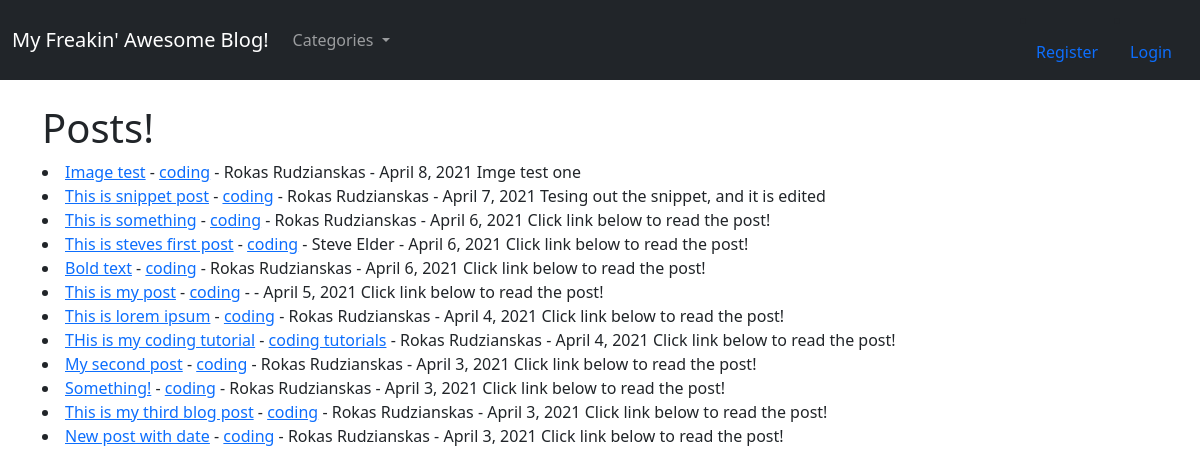
The app's page /, older data.
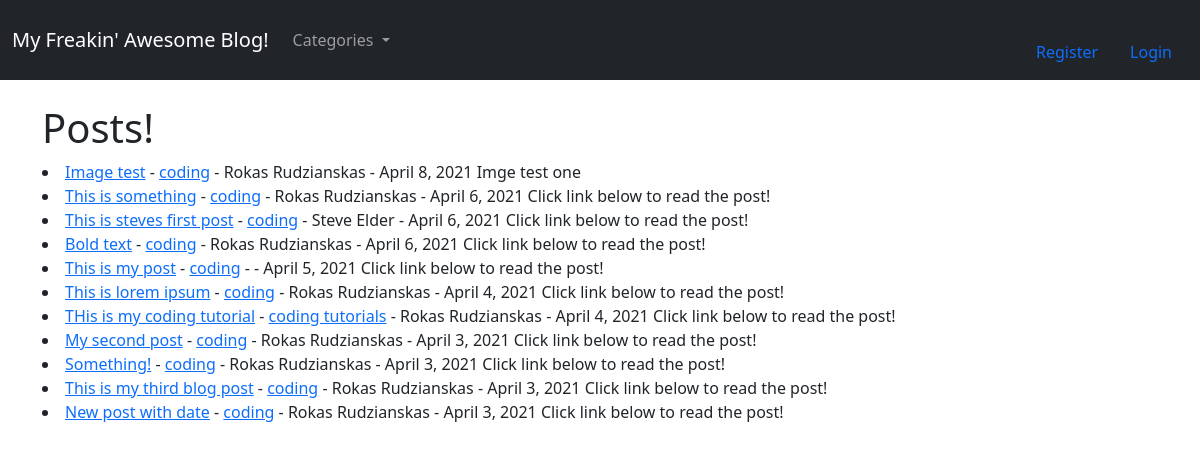
The same page, newer data.
### theblog/models.py (models this page shows, shortened)
class Post(models.Model):
    title = models.CharField(max_length=255)
    header_image = models.ImageField(null=True, blank=True, upload_to="images/")
    title_tag = models.CharField(max_length=255)
    author = models.ForeignKey(User, on_delete=models.CASCADE)
    body = RichTextField(blank=True, null=True)
    post_date = models.DateField(auto_now_add=True)
    category = models.CharField(max_length=255, default='coding')
    snippet = models.CharField(max_length=255)
    likes = models.ManyToManyField(User, related_name='blog_posts')

### theblog/views.py (the view)
# urls.py: path('', HomeView.as_view(), name="home"),
class HomeView(ListView):
    model = Post
    template_name = 'home.html'
    ordering = ['-post_date']
    def get_context_data(self, *args, **kwargs):
        cat_menu = Category.objects.all()
        context = super(HomeView, self).get_context_data(*args, **kwargs)
        context["cat_menu"] = cat_menu
        return context

### theblog/models.py (called while the page is built)
    def __str__(self):
        return self.name

### theblog/templates/home.html (shortened to what this page needs)
{% extends 'base.html' %}
    {% block content %}
<h1>Posts!</h1>
    {% for post in object_list %}
   <li><a href="{% url 'article-detail' post.pk%}" >{{post.title}}</a> - <a href="{% url 'category' post.category|slugify %}">{{ post.category }}</a>
       - {{post.author.first_name}}
          {{post.author.last_name}} - {{ post.post_date }}
                {{ post.snippet }}
   </li>
{% endfor %}
    {% endblock %}

### theblog/templates/base.html (shortened to what this page needs)
<!doctype html>
<html lang="en">
  <head>
    <link href="https://cdn.jsdelivr.net/npm/bootstrap@5.0.0-beta3/dist/css/bootstrap.min.css" rel="stylesheet">
  </head>
  <body>
  <nav class="navbar navbar-expand-lg navbar-dark bg-dark">
  <div class="container-fluid">
    <a class="navbar-brand" href="{% url 'home' %}">My Freakin' Awesome Blog!</a>
    <div class="collapse navbar-collapse" id="navbarSupportedContent">
      <ul class="navbar-nav me-auto mb-2 mb-lg-0">
          {% if cat_menu %}
         <li class="nav-item dropdown">
          <a class="nav-link dropdown-toggle" href="#" id="navbarDropdown" role="button" data-bs-toggle="dropdown" aria-expanded="false">
            Categories
          </a>
        </li>
          {% else %}
              <li class="nav-item">
                <a class="nav-link" href="{% url 'category_list' %}">Categories</a>
              </li>
          {% endif %}
              </ul>
{% if user.is_authenticated %}
             <li class="nav-item">
              <a class="nav-link" href="{% url 'logout' %}">Log Out</a>
             </li>
        {% else %}
          <li class="nav-item">
            <a class="nav-link" href="{% url 'register' %}">Register</a>
          </li>
          <li class="nav-item">
            <a class="nav-link" href="{% url 'login' %}">Login</a>
          </li>
        {% endif %}
    </div>
  </div>
</nav>
  <div class="container">
        <br>
    {% block content %}
    {% endblock %}
      </div>
  </body>
</html>

Row changes from the older to the newer data that the page shows:
removed Post: title "This is snippet post", category "coding", author.first_name "Rokas", author.last_name "Rudzianskas", post_date "April 7, 2021", snippet "Tesing out the snippet, and it is edited"
